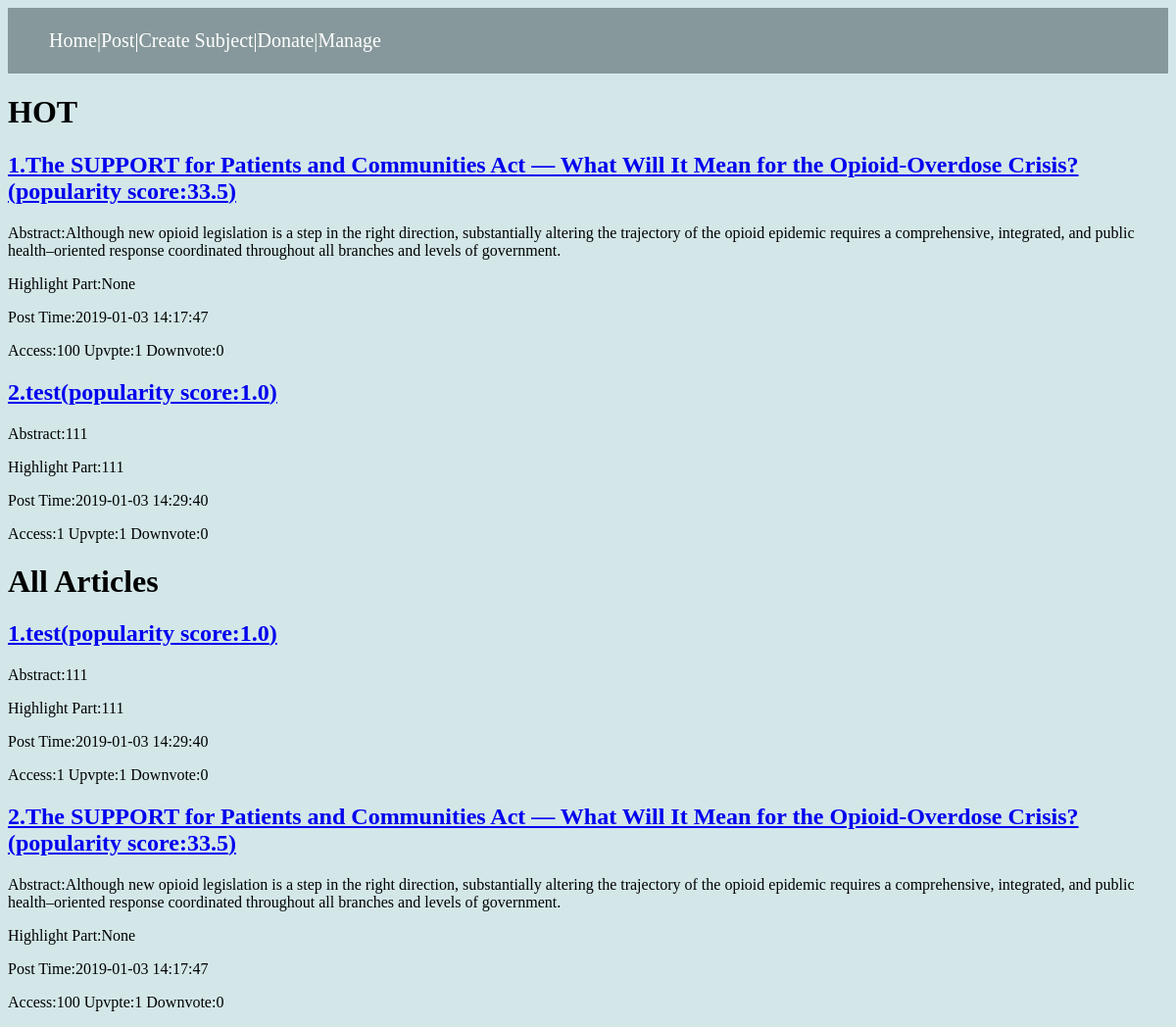
The app's page /subject/4 with its own data.
### model.py (models this page shows, shortened)
class Article(db.Model):
    __tablename__ = 'article'
    id = db.Column(db.Integer,primary_key=True)
    title = db.Column(db.Text)
    user_id = db.Column(db.Text,db.ForeignKey('user.id'))
    subject_id = db.Column(db.Integer,db.ForeignKey('subject.id'))
    abstract = db.Column(db.Text)
    highlight_part = db.Column(db.Text)
    postTime = db.Column(db.Text)
    accessNum = db.Column(db.Integer,default=0)
    commentNum = db.Column(db.Integer,default=0)
    upvoteNum = db.Column(db.Integer,default=0)
    downvoteNum = db.Column(db.Integer,default=0)
    hided = db.Column(db.Integer,default=0)
    dl_link = db.Column(db.Text)
    comments = db.relationship('Comment')
    user = db.relationship('User', lazy='subquery')

### app.py (the view)
@app.route('/subject/<subject_id>')
def subject(subject_id):
    subject = subjectService.find_by_id(subject_id)
    articles = articleService.find_by_subject(subject.id)
    articles.reverse()
    particles = []
    for article in articles:
        if article.hided==1:
            articles.remove(article)
            continue
        article.score=articleService.calPopularity(article)
        if article.score>=0.3 :
            particles.append(article)
    particles.sort(key=lambda item: item.score, reverse=True)
    return render_template('subject.html',subject=subject,articles = articles,particles=particles)

### app.py (called while the page is built)
@app.before_request
def before_request():
    addr = request.remote_addr
    ip = ipService.find_ip_by_ip(addr)
    if ip is None:
        ip = IP(addr=addr, is_blocked=0)
        ipService.insert(ip)
    elif ip.is_blocked == 1:
        os.abort(403)

### services.py (called while the page is built)
    def find_by_id(self,id):
        subject = Subject.query.filter_by(id=id).first()
        return subject

    def calPopularity(self,article):
        return article.upvoteNum/max((article.upvoteNum+article.downvoteNum),1)*(article.accessNum*0.3+article.commentNum*0.7)

    def find_by_subject(self,subject_id):
        articles = Article.query.filter_by(subject_id=subject_id).all()
        return articles

    def find_ip_by_ip(self,addr):
        ip = IP.query.filter_by(addr=addr).first()
        return ip

### templates/subject.html (shortened to what this page needs)
{% extends "base.html" %}
{% block content %}
<div class="particles">
    <h1>HOT</h1>
{% for article in particles %}
          <h2><a href="/article/{{ article.id }}"> {{ loop.index }}.{{ article.title }}(popularity score:{{ article.score }})</a></h2>
            <p>Abstract:{{ article.abstract }}</p>
            <p>Highlight Part:{{ article.highlight_part }}</p>
            <p>Post Time:{{ article.postTime }}</p>
            <p>Access:{{ article.accessNum }} Upvpte:{{ article.upvoteNum }} Downvote:{{ article.downvoteNum }}</p>
        {% endfor %}
</div>
<div class="articles">
    <h1>All Articles</h1>
        {% for article in articles %}
            <h2><a href="/article/{{ article.id }}"> {{ loop.index }}.{{ article.title }}(popularity score:{{ article.score }})</a></h2>
            <p>Abstract:{{ article.abstract }}</p>
            <p>Highlight Part:{{ article.highlight_part }}</p>
            <p>Post Time:{{ article.postTime }}</p>
            <p>Access:{{ article.accessNum }} Upvpte:{{ article.upvoteNum }} Downvote:{{ article.downvoteNum }}</p>
        {% endfor %}
 </div>
{% endblock %}

### records on screen
Article: title "The SUPPORT for Patients and Communities Act — What Will It Mean for the Opioid-Overdose Crisis?", score "33.5", abstract "Although new opioid legislation is a step in the right direction, substantially altering the trajectory of the opioid epidemic requires a comprehensive, integrated, and public health–oriented response coordinated throughout all branches and levels of government.", highlight_part "None", postTime "2019-01-03 14:17:47", accessNum "100", upvoteNum "1", downvoteNum "0"
Article: title "test", score "1.0", abstract "111", highlight_part "111", postTime "2019-01-03 14:29:40", accessNum "1", upvoteNum "1", downvoteNum "0"
